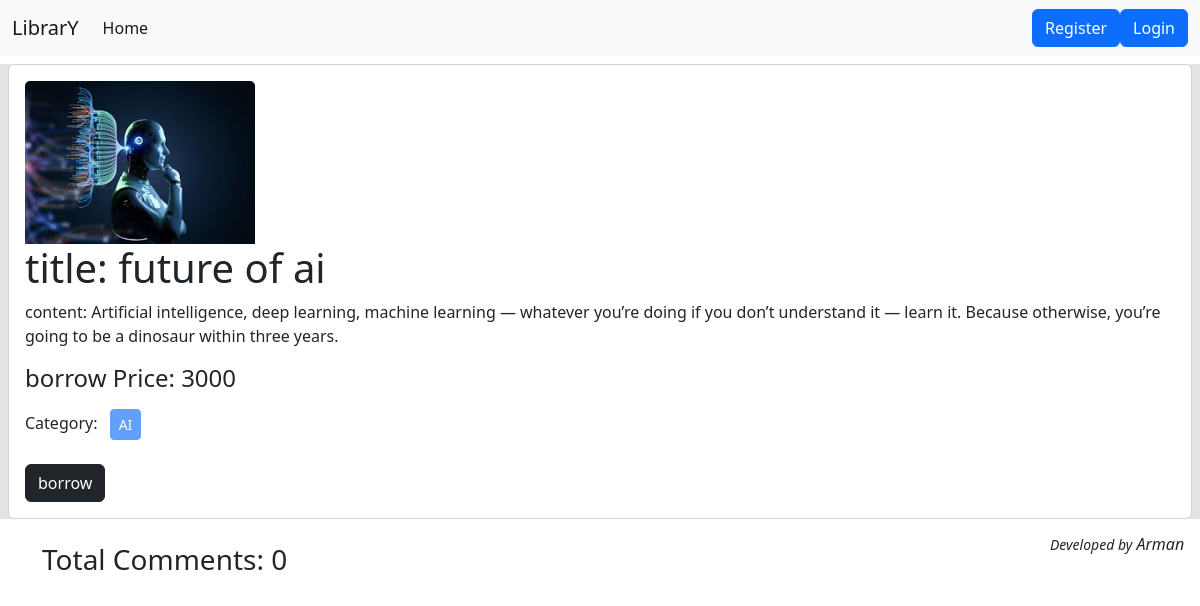
Screenshot of /books/details/6/ with the database file from the repository.
### books/models.py (models this page shows, shortened)
class Books(models.Model):
    title=models.CharField(max_length=50)
    content=models.TextField()
    category=models.ManyToManyField(Category)
    image=models.ImageField(upload_to='upload/',blank=True,null=True)
    borrowing_price=models.IntegerField()

class Category(models.Model):
    name=models.CharField(max_length=100)
    slug=models.SlugField(max_length=100,unique=True,null=True,blank=True)

### books/views.py (the view, shortened to what this page needs)
# urls.py: path('details/<int:id>/',views.bookDetailsView.as_view(),name='details'),
class bookDetailsView(DetailView):
    model=models.Books
    template_name='details.html'
    pk_url_kwarg='id'
    def get_context_data(self,**kwargs):
        context = super().get_context_data(**kwargs)
        books = self.object #book model er object ekhnae store korlam
        comments = books.comments.all()
        comment_form=forms.ComentForm()
        context['comments'] = comments
        context['comment_form'] = comment_form
        return context

### books/templates/details.html (shortened to what this page needs)
{% extends "base.html" %}
{% load crispy_forms_tags %}
{% block content %}
<div class="col-12 " style="background-color:#E4E4E4;">
    <div class="card m-2">
        <div class="card-body">
            <img style="width: 20%;" src="{{books.image.url}}" class="card-img-top" alt="image" style="width:20%;">
            <h1 class="card-title">title: {{books.title}}</h1>
            <p class="card-text">content: {{books.content}}</p>
            <h4>borrow Price: {{books.borrowing_price}}</h4>
            <p>Category: {% for cat in books.category.all %}
                <button class="btn btn-primary btn-sm m-2" disabled>{{cat.name}}</button>
                {% endfor %}
            </p>
            <a class="btn btn-dark" href="{% url 'borrow' books.id %}">borrow</a>
        </div>
    </div>
</div>
<div class="container mx-auto">
    <h3 class="font-bold text-xl my-4">Total Comments: {{comments | length}}</h3>
</div>
{% if 'add_comment' in request.path %}
        {% load crispy_forms_tags %}
{% endif %}
{% endblock %}

### rows the page displays
Books: image (picture), title "future of ai", content "Artificial intelligence, deep learning, machine learning — whatever you’re doing if you don’t understand it — learn it. Because otherwise, you’re going to be a dinosaur within three years.", borrowing_price "3000"
Category: name "AI"

### other values shown
{{ comments | length }} "0"
